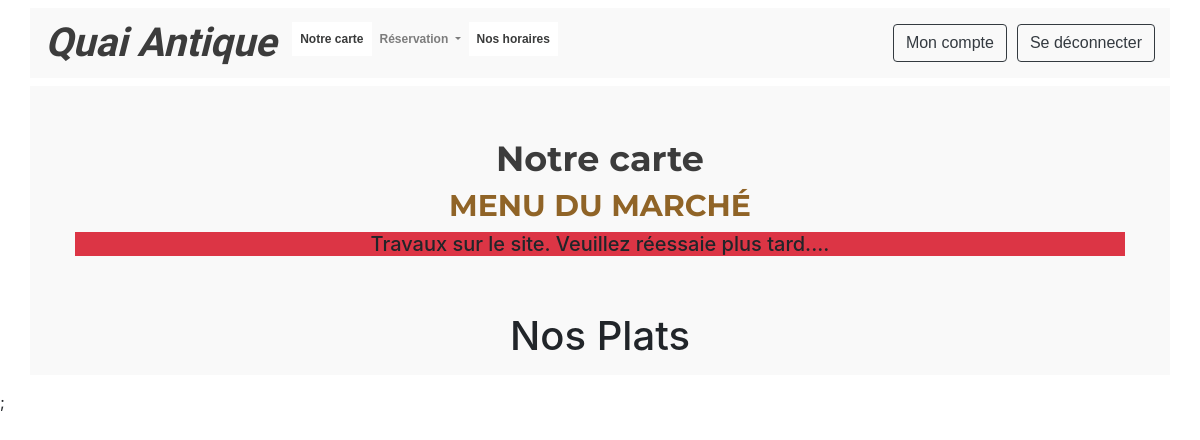
/view_carte.php (signed in), run on an earlier commit of the app's database.
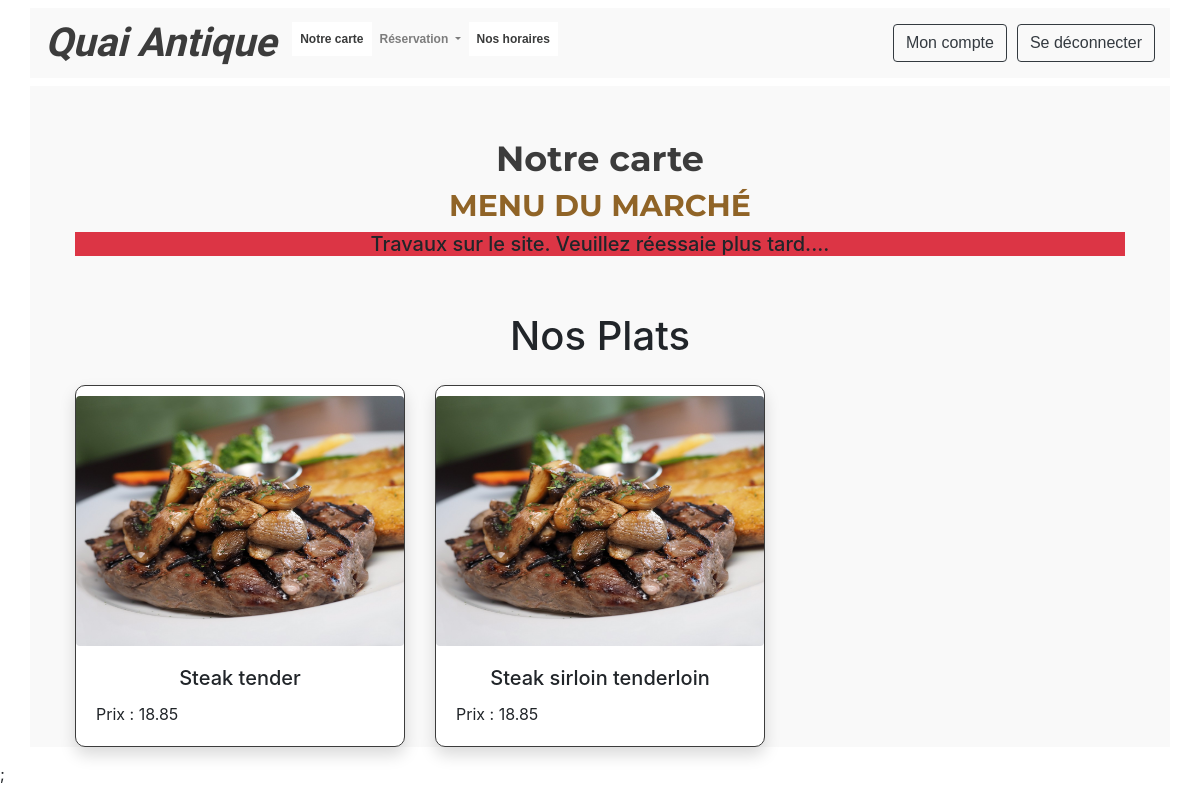
And on a later commit of the database.
### tables this page shows
CREATE TABLE `foods` (
  `Id` int(11) NOT NULL,
  `name` varchar(200) NOT NULL,
  `price` decimal(10,2) NOT NULL,
  `creationdate` timestamp NULL DEFAULT current_timestamp() ON UPDATE current_timestamp(),
  `image` varchar(200) NOT NULL,
  `signature` tinyint(1) DEFAULT NULL,
  `category_id` int(11) DEFAULT NULL
);

### view_carte.php (the view, shortened to what the changed rows need)
<?php
require "header.php";
?>
<div class="container"><br><br><br><br>
    <h2 class="text-center menuTitle"><br>Notre carte<br></h2>
    <div class="col-md-12">
        <?php
        require 'includes/dbh.inc.php';
        echo '
        <div class="container-fluid">';
            echo ' <br><br><h1 class="text-center">Nos Plats</h1>
            <section id="service">
                <div class="row">';
                    $sql = "SELECT * FROM foods" ;
                    $result = $conn->query($sql);
                    if ($result->num_rows > 0) {
                        while($row = $result->fetch_assoc()) {
                            echo '
                            <div class="col-md-4">
                                <div class="card shadow">
                                    <img src="' . $row['image'] . '" class="rounded ">
                                    <div class="card-body">
                                        <h5 class="card-title">' . $row['name'] . '</h5>
                                        <div class="card-text">Prix : ' . $row['price'] . '</div>
                                    </div>
                                </div>';
                                echo '
                            </div>';
                        }
                    }
                echo '</div>
             </section>
        </div>
    </div>
</div>';
?>;
<br><br>

What changed in the data, as far as the page shows it:
added foods: image (picture), name "Steak tender", price "18.85"
added foods: image (picture), name "Steak sirloin tenderloin", price "18.85"
